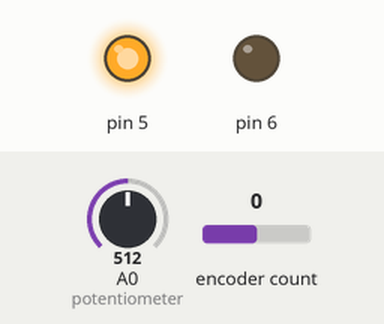
A sketch run on a simulated Arduino Uno, built with avr-gcc and run on an emulated ATmega328P. Parts: output pins drawn as LEDs (lit = HIGH). Inputs (shaded band) come from the test bench; at power-on: encoder count 0, A0 (potentiometer) = 512. What the sketch prints to the serial monitor is not drawn.

Above: at 1.2 s.
1.3 s: encoder count set to 1
At 1.8 s:
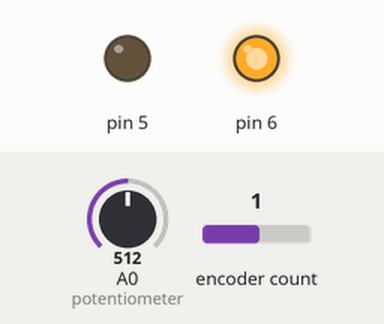
2.8 s: A0 (potentiometer) set to 982
4.3 s: A0 (potentiometer) set to 1005
At 5.3 s:
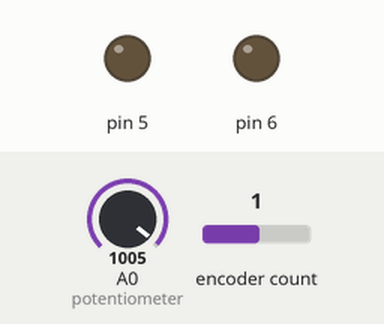
5.8 s: A0 (potentiometer) set to 900
At 6.4 s:
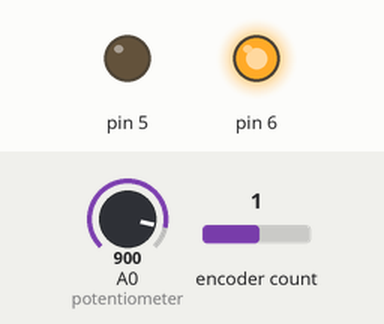
7.3 s: A0 (potentiometer) set to 1023
At 7.7 s:
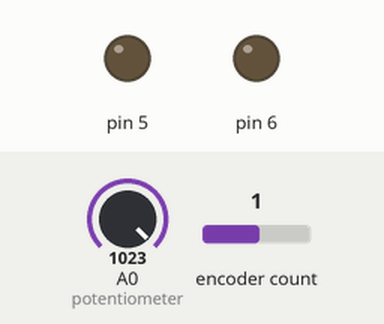
Timing chart, 0 to 9.8 s (numbered marks = the images above; inputs shaded):
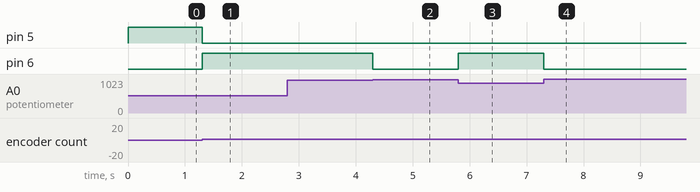

The sketch:

servo1.ino
```cpp
#include <Encoder.h>
Encoder myEnc(2,3);
long oldPosition  = -999;
float ang = 0.0 , angle = 0.0 ,offsetAngle = 0.0, Dangle = 0.0 ,old_Angle =0 , derivativeAngle = 0 ;
int stallTimer = 0;
int errorAngle = 0;
int in =0;
float minAngle = 0 , maxAngle = 82;
void setup() {
  Serial.begin(115200);
  pinMode(2 , INPUT);
  pinMode(3 , INPUT);
  pinMode(6 , OUTPUT);
  pinMode(5 , OUTPUT);
  pinMode(A5 , INPUT);
}

void loop()
{
Dangle = 0.9*Dangle + 0.1* map(analogRead(A0), -1 , 1023,minAngle,maxAngle);  // read desired angle from potentiometer
if(Dangle < minAngle ) Dangle = minAngle;
else if(Dangle > maxAngle) Dangle = maxAngle;

  old_Angle = angle;
   long newPosition = myEnc.read();      // read angles from encoder
  if (newPosition != oldPosition)
  {
    oldPosition = newPosition;
    ang = float(newPosition) / 556.0;
    angle =  ang - offsetAngle;
   Serial.write(int(angle));  //send angle to the other micro processor
  // Serial.print(angle); Serial.print('\t');
  // Serial.println(errorAngle);
  }
 //Serial.print(int(errorAngle)); Serial.print('\t');

 errorAngle = (Dangle - angle);  // error and derivative calaculations
 derivativeAngle = angle - old_Angle;

 if(abs(errorAngle) > 2)
 {


 if(derivativeAngle == 0 )   //blocking protection
 {
 if(stallTimer >  100) {stallTimer = 0; if(errorAngle < 0 ) offsetAngle = ang; else offsetAngle =  ang - maxAngle; }
 else stallTimer += 1;
 }
 else stallTimer = 0 ;     //end of blocking protection


      if(errorAngle > 0) {digitalWrite(5 , HIGH); digitalWrite(6 , LOW);}  // actions
 else if(errorAngle < 0) {digitalWrite(6 , HIGH); digitalWrite(5 , LOW);}
 }
 else {digitalWrite(6 , LOW); digitalWrite(5 , LOW);}

}

 /* if(Serial.available())
  { in = Serial.read(); }

  if(in == 0) Dangle = 0;
 else if(in == '1') Dangle = 10;
 else if(in == '2') Dangle = 20;
 else if(in == '3') Dangle = 30;
 else if(in == '4') Dangle = 40;
 else if(in == '5') Dangle = 50;
 else if(in == '6') Dangle = 60;
 else if(in == '5') Dangle = 50;
 */
```

Measured:
- the behaviour switches between 998 and 999 on A0 (potentiometer) (found by bisection; images 1 and 2)
- after the input at 1.3 s, pin 5: HIGH → LOW at once; pin 6: LOW → HIGH at once
- after the input at 2.8 s, every drawn part: stays the same
- after the input at 4.3 s, pin 6: HIGH → LOW at once
- after the input at 5.8 s, pin 6: LOW → HIGH at once
- after the input at 7.3 s, pin 6: HIGH → LOW at once
